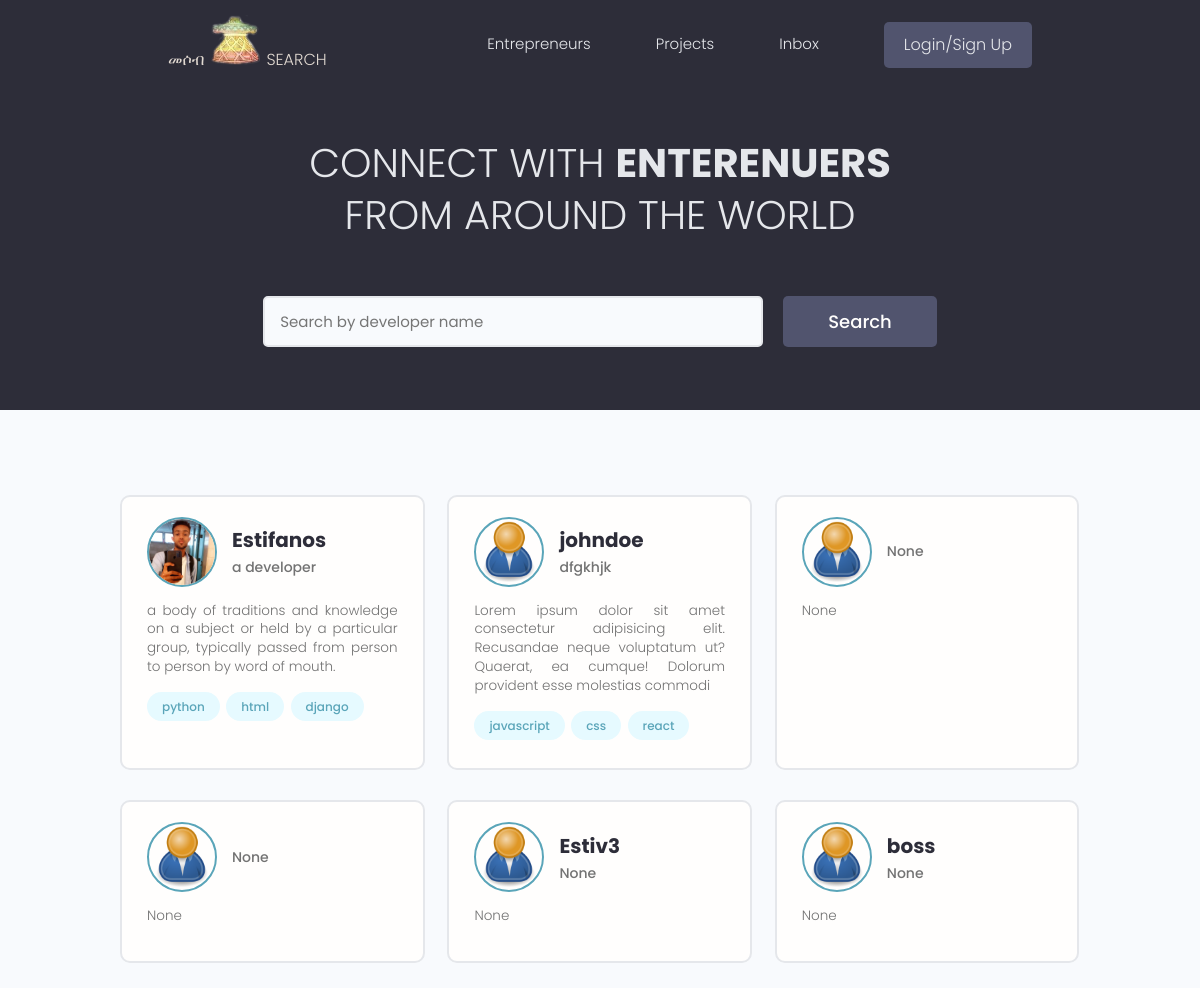
The page / on the database its author committed.
### users/models.py (models this page shows, shortened)
class Profile(models.Model):
    user = models.OneToOneField(User, on_delete=models.CASCADE,  blank=True, null= True)
    name = models.CharField(max_length=200,  blank=True, null= True)
    email = models.EmailField(max_length=500,  blank=True, null= True)
    username = models.CharField(max_length=200,  blank=True, null= True)
    location = models.CharField(max_length=200,  blank=True, null= True)
    short_intro = models.CharField(max_length=200,  blank=True, null= True)
    bio = models.TextField( blank=True, null= True)
    profile_image = models.ImageField( blank=True, null= True, upload_to='profiles/',
                                             default="profiles/user-default.png")
    social_github = models.CharField(max_length=200,  blank=True, null= True)
    social_twiter = models.CharField(max_length=200,  blank=True, null= True)
    social_linkedin = models.CharField(max_length=200,  blank=True, null= True)
    social_youtube = models.CharField(max_length=200,  blank=True, null= True)
    social_website = models.CharField(max_length=200,  blank=True, null= True)
    created = models.DateTimeField(auto_now_add=True)
    id = models.UUIDField(default=uuid.uuid4,
                          unique=True,
                          primary_key=True, editable=False)

class Skill(models.Model):
    owner = models.ForeignKey(Profile, null=True, blank=True, on_delete=models.CASCADE)
    name = models.CharField(max_length=200, null=True, blank=True)
    description = models.TextField(blank=True, null=True)
    created = models.DateTimeField(auto_now_add=True)
    id = models.UUIDField(default=uuid.uuid4,
                          unique=True,
                          primary_key=True, editable=False)
    def __str__(self):
        return str(self.name)

### users/views.py (the view)
# urls.py: path('', views.profiles, name='profiles'),
def profiles(request):
    profiles = Profile.objects.all()
    context = {'profiles': profiles}
    return render(request, 'users/profiles.html', context)

### users/templates/users/profiles.html (shortened to what this page needs)
{% extends 'main.html' %}
{% block content %}
<main class="home">
    <section class="hero-section text-center">
      <div class="container container--narrow">
        <div class="hero-section__box">
          <h2>CONNECT WITH <span>ENTERENUERS</span></h2>
          <h2>FROM AROUND THE WORLD</h2>
        </div>
        <div class="hero-section__search">
          <form class="form" action="#" method="get">
            <div class="form__field">
              <input class="input input--text" id="formInput#search" type="text" name="text"
                placeholder="Search by developer name" />
            </div>
            <input class="btn btn--sub btn--lg" type="submit" value="Search" />
          </form>
        </div>
      </div>
    </section>
    <section class="devlist">
      <div class="container">
        <div class="grid grid--three">
            {% for profile in profiles %}
            <div class="column card">
            <div class="dev">
              <a href="{% url "user-profile" profile.id %}" class="card__body">
                <div class="dev__profile">
                  <img class="avatar avatar--md" src="{{profile.profile_image.url}}" alt="image" />
                  <div class="dev__meta">
                    <h3>{{profile.name}}</h3>
                    <h5>{{profile.short_intro|slice:"60"}}</h5>
                  </div>
                </div>
                <p class="dev__info">{{profile.bio|slice:"150"}}</p>
                <div class="dev__skills">
                  {% for skill in profile.skill_set.all|slice:"5" %}
                  <span class="tag tag--pill tag--main">
                    <small>{{skill}}</small>
                  </span>
                  {% endfor %}
                </div>
              </a>
            </div>
          </div>
          {% endfor %}
        </div>
      </div>
    </section>
  </main>
{% endblock content %}

### static/styles/app.css (style rules this page uses)
:root { --color-sub: #2d2d39; }
.btn--sub { background-color: var(--color-sub-light); }
.card { border: 2px solid var(--color-light); }
img { width: 100%; }
.hero-section { height: 40vh; display: flex; align-items: center; background-color: var(--color-sub); }
.hero-section__box { margin-bottom: 4rem; }
.hero-section__box > h2, .hero-section__box > h2 > span { font-size: 4rem; color: var(--color-light); line-height: 1.3; text-transform: uppercase; }
.hero-section__box > h2 { font-weight: 300; }
.hero-section__box > h2 > span { font-weight: 700; }
.hero-section__search > .form { display: flex; align-items: center; justify-content: center; gap: 2rem; }
.hero-section__search > .form input.input--text { width: 50rem; }
.devlist { margin-top: 8rem; }
.devlist .grid { align-items: stretch; }
.devlist .dev .dev__profile { display: flex; align-items: center; gap: 1.5rem; }
.devlist .dev .dev__meta h3 { color: var(--color-sub); font-size: 2rem; font-weight: 700; }
.devlist .dev .dev__meta h5 { color: var(--color-text); font-size: 1.4rem; font-weight: 500; }
.devlist .dev .dev__info { margin: 1.5rem 0; font-size: 1.35rem; line-height: 1.4; text-align: justify; }

### static/uikit/styles/modules/_variables.css (style rules this page uses)
:root { --color-main: #5aa5b9; --color-main-light: #e6faff; --color-sub: #3f4156; --color-sub-light: #51546e; --color-sub-lighter: #ededfd; --color-text: #737373; --color-gray: #8b8b8b; --color-light: #e5e7eb; --color-light-gray: #767676; --color-bg: #f8fafd; --color-white: #fffefd; --color-white-light: #f3f3f3; --color-success: #359e64; --color-success-bg: #def8e8; --color-error: #fc4b0b; --color-error-bg: #fff2ee; --font-base: 'Poppins', arial, helvetica, 'Segoe UI', roboto, ubuntu, sans-serif; --font-monospace: 'Fira Code', 'Courier New', courier, monospace; --font-regular: 300; --font-medium: 500; --font-bold: 700; --generic-shadow: 1px 1px 5px #00000010; --generic-transition: all 0.3s ease-in-out; }

### static/uikit/styles/modules/_base.css (style rules this page uses)
* { margin: 0; padding: 0; box-sizing: border-box; text-rendering: optimizeLegibility; color: inherit; font-size: inherit; }
html { font-size: 50%; }
@media only screen and (min-width: 480px) { html { font-size: 56.25%; } }
@media only screen and (min-width: 1200px) { html { font-size: 62.5%; } }
body { line-height: 1.6; font-weight: 400; font-size: 1.5rem; color: var(--color-text); background-color: var(--color-bg); min-height: 100vh; }

### static/uikit/styles/modules/_typography.css (style rules this page uses)
* { font-family: var(--font-base); }
h2 { font-size: 3.6rem; font-weight: var(--font-bold); }
h3 { font-size: 3.2rem; font-weight: var(--font-medium); }
h5 { font-size: 2.4rem; font-weight: var(--font-medium); }
h5, h6 { font-weight: var(--font-regular); }
p, span, strong { font-size: 1.6rem; color: var(--color-text); font-weight: var(--font-regular); }
a { padding-bottom: 2px; text-decoration: none; display: inline-block; color: var(--color-main); font-weight: var(--font-medium); }

### static/uikit/styles/modules/_utilities.css (style rules this page uses)
.container { width: 92%; max-width: 165rem; margin: 0 auto; box-sizing: border-box; }
.container--narrow { width: 92%; max-width: 120rem; }
@media screen and (min-width: 1000px) { .container { width: 90%; } }
@media screen and (min-width: 1000px) { .container--narrow { width: 85%; } }
@media screen and (min-width: 1200px) { .container { width: 80%; } }
@media screen and (min-width: 1200px) { .container--narrow { width: 72%; } }
.text-center { text-align: center; }

### static/uikit/styles/modules/_avatar.css (style rules this page uses)
.avatar { border-radius: 50%; border: 2px solid var(--color-main); object-fit: cover; }
.avatar--md { height: 7rem; width: 7rem; }

### static/uikit/styles/modules/_button.css (style rules this page uses)
.btn { display: inline-block; position: relative; cursor: pointer; background-color: var(--color-light); font-weight: var(--font-medium); color: var(--color-sub); text-decoration: none; padding: 1rem 2rem; border-radius: 0.5rem; border: none; width: -webkit-fit-content; width: -moz-fit-content; width: fit-content; height: -webkit-fit-content; height: -moz-fit-content; height: fit-content; font-size: 1.6rem; outline-width: 0; outline-color: transparent; -webkit-backface-visibility: hidden; backface-visibility: hidden; transition: all 0.3s ease-in-out; }
.btn--sub { background-color: var(--color-sub); color: var(--color-white); }
.btn--lg { font-size: 1.8rem; padding: 1.2rem 4.5rem; }

### static/uikit/styles/modules/_card.css (style rules this page uses)
.card { border-radius: 1rem; background-color: var(--color-white); border: 1.5px solid var(--color-light); width: auto; height: auto; margin-top: 0.5rem; margin-bottom: 0.5rem; overflow: hidden; }
.card__body, .card__header { padding: 2rem 2.5rem; }

### rows shown on the page
Profile: profile_image (picture), name "Estifanos", short_intro "a developer", bio "a body of traditions and knowledge on a subject or held by a particular group, typically passed from person to person by word of mouth."
Skill: name "python"
Skill: name "html"
Skill: name "django"
Profile: profile_image (placeholder picture), name "johndoe", short_intro "dfgkhjk", bio "Lorem ipsum dolor sit amet consectetur adipisicing elit. Recusandae neque voluptatum ut? Quaerat, ea cumque! Dolorum provident esse molestias commodi"
Skill: name "javascript"
Skill: name "css"
Skill: name "react"
Profile: profile_image (placeholder picture), short_intro "None", bio "None"
Profile: profile_image (placeholder picture), short_intro "None", bio "None"
Profile: profile_image (placeholder picture), name "Estiv3", short_intro "None", bio "None"
Profile: profile_image (placeholder picture), name "boss", short_intro "None", bio "None"
